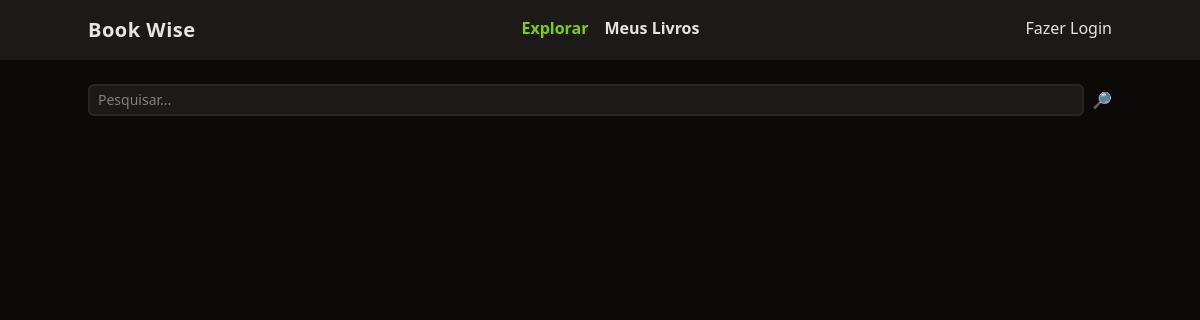
Before: / with the older database file.
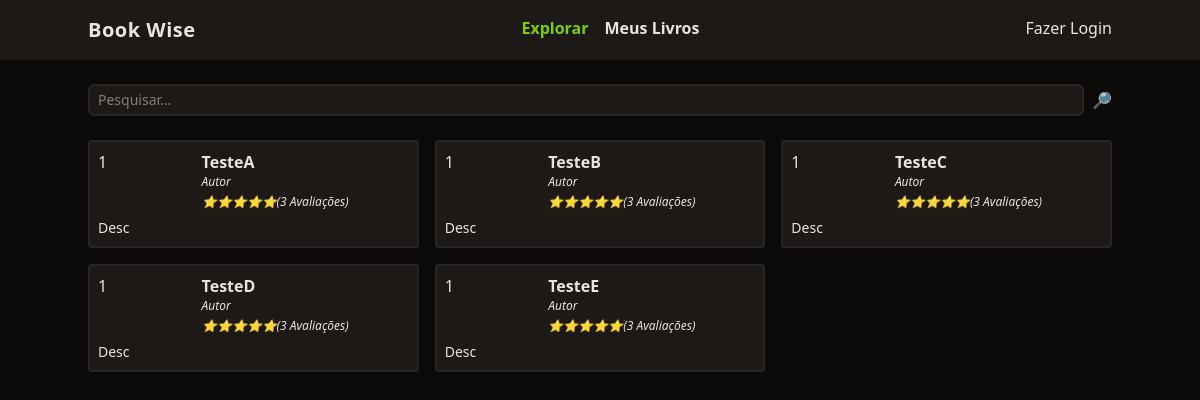
After: the same page with the newer database file.
### tables this page shows
CREATE TABLE livros (
    id integer primary key,
    titulo varchar(255),
    autor varchar(100),
    descricao text,
    ano_de_lancamento integer,
    usuario_id integer,
    foreign key (usuario_id) references usuarios (id)
  );

### functions.php (called while the page is built, shortened)
<?php
function view($view, $data = []){
    require "views/template/app.php";
}

### controllers/index.controller.php (called while the page is built)
<?php
$pesquisar = $_REQUEST['pesquisar'] ?? '';
$livros = (new DB)->livros($pesquisar);
view('index', compact('livros'));

### routes.php (called while the page is built, shortened)
<?php
$path = parse_url($_SERVER['REQUEST_URI'])['path'];
$basePath = '/book-manage';
$controller = str_replace($basePath, '', $path);
$controller = trim($controller, '/');
if (!$controller) $controller = 'index';
require "controllers/{$controller}.controller.php";

### index.php (called while the page is built, shortened)
<?php
require "functions.php";
require "database.php";
require "routes.php";
?>

### database.php (called while the page is built, shortened)
<?php
class DB {
    private $db;
    public function __construct() {
        $this->db = new PDO('sqlite:database.sqlite');
    }
    public function livros($pesquisa = null) {
        $prepare = $this->db->prepare("select * from livros where usuario_id = 1 and titulo like :pesquisa");
        $prepare->bindValue('pesquisa', "%$pesquisa%");
        $prepare->setFetchMode(PDO::FETCH_CLASS, Livro::class);
        $prepare->execute();
        return $prepare->fetchAll();
    }
}

### views/index.view.php (the view)
<form class="w-full flex space-x-2 mt-6">
    <input
        type="text"
        name="pesquisar"
        class="border-stone-800 border-2 rounded-md bg-stone-900 text-sm focus:outline-none px-2 py-1 w-full"
        placeholder="Pesquisar..."
    >
    <button type="submit">🔎</button>
</form>
<section class="grid gap-4 grid-cols-1 md:grid-cols-2 lg:grid-cols-3">
    <?php foreach($livros as $livro): ?>
        <div class="p-2 rounded border-stone-800 border-2 bg-stone-900">
            <div class="flex">
                <div class="w-1/3"><?= $livro->usuario_id ?></div>
                <div class="space-y-1">
                    <a href="/livro?id=<?= $livro->id ?>" class="font-semibold hover:underline"><?= $livro->titulo ?></a>
                    <div class="text-xs italic"><?= $livro->autor ?></div>
                    <div class="text-xs italic">⭐⭐⭐⭐⭐(3 Avaliações)</div>
                </div>
            </div>
            <div class="text-sm mt-2"><?= $livro->descricao ?></div>
        </div>
    <?php endforeach; ?>
</section>

### views/template/app.php (shortened to what this page needs)
<!DOCTYPE html>
<html lang="en">
<head>
    <script src="https://cdn.jsdelivr.net/npm/@tailwindcss/browser@4"></script>
</head>
<body class="bg-stone-950 text-stone-200">
    <header class="bg-stone-900">
        <nav class="mx-auto max-w-screen-lg flex justify-between py-4">
            <div class="font-bold text-xl tracking-wide">Book Wise</div>
            <ul class="flex space-x-4 font-bold">
                <li><a href="/" class="text-lime-500">Explorar</a></li>
                <li><a href="/meus-livros" class="hover:underline">Meus Livros</a></li>
            </ul>
            <ul>
                <li><a href="/login.php">Fazer Login</a></li>
            </ul>
        </nav>
    </header>
    <main class="mx-auto max-w-screen-lg space-y-6">
        <?php require "views/{$view}.view.php" ?>
    </main>
</body>
</html>

Changed rows visible on the page:
now on this page (row edited): livros: usuario "1", titulo "TesteA", autor "Autor", descricao "Desc"
now on this page (row edited): livros: usuario "1", titulo "TesteB", autor "Autor", descricao "Desc"
now on this page (row edited): livros: usuario "1", titulo "TesteC", autor "Autor", descricao "Desc"
now on this page (row edited): livros: usuario "1", titulo "TesteD", autor "Autor", descricao "Desc"
now on this page (row edited): livros: usuario "1", titulo "TesteE", autor "Autor", descricao "Desc"
